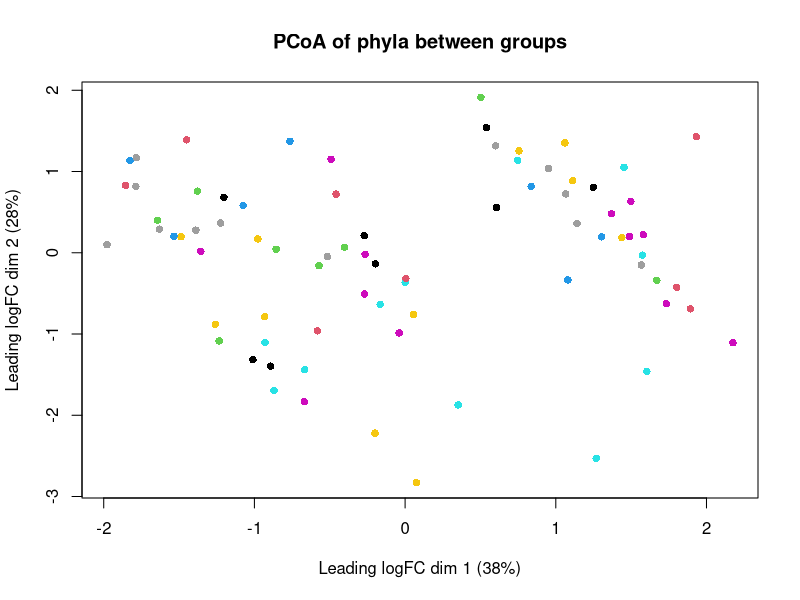
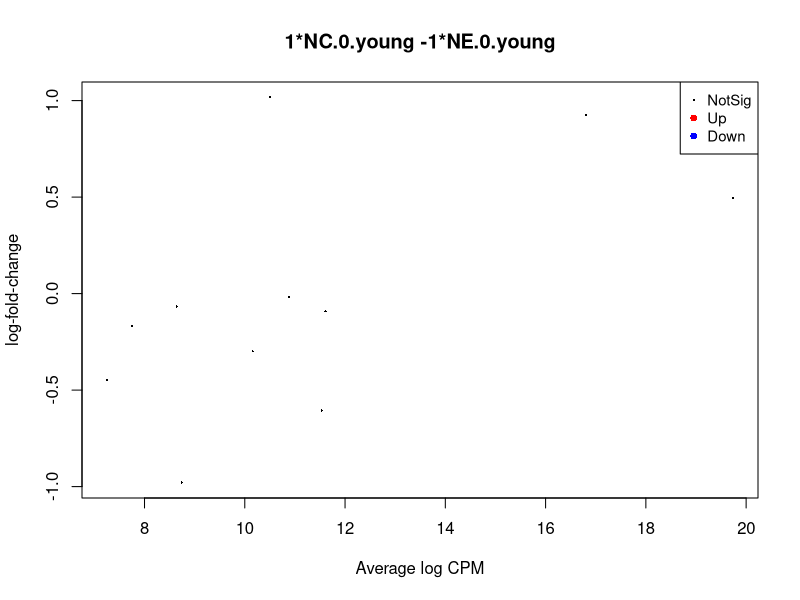

Reproduce these figures in R, in order. (Note: this script raises an error after producing the figures.)
library(tidyverse)
library(edgeR)

df <- read_csv('wf-metagenomics-counts-phylum.csv')%>%
  select(-c(MEY15_cntrl))%>%
  rename(name := !!names(.)[1])%>% #rename first col to "name"
  select(1:(which(names(.) == "total") - 1))%>%
  pivot_longer(!name, names_to = 'Group', values_to = 'value')%>%
  as_tibble()%>%
  group_by(Group)%>%
  mutate(total = sum(value))%>%
  #filter(total > 1800)
  group_by(name)%>%
  mutate(total = sum(value))%>% 
  filter(total !=0)%>%
  ungroup() %>%
  select(-total)%>%
  pivot_wider(Group, names_from = name)%>%
  as.data.frame()

df2 <- as_tibble(df$Group)
df2 <- df2 %>% rename(SampleID = value)
df2 <- df2 %>%
  mutate(SampleID = ifelse(str_sub(SampleID, -2) == "_7", str_replace(SampleID, "_7$", "_6"), SampleID))
df2 <- df2%>%
  mutate(Timepoint = case_when(
    str_detect(SampleID, "_0") ~ "0",
    str_detect(SampleID, "_1") ~ "1",
    str_detect(SampleID, "_2") ~ "2",
    str_detect(SampleID, "_3") ~ "3",
    str_detect(SampleID, "_4") ~ "4",
    str_detect(SampleID, "_5") ~ "5",
    str_detect(SampleID, "_6") ~ "6",
    str_detect(SampleID, "_7") ~ "7",
    str_detect(SampleID, "_8") ~ "8",
    str_detect(SampleID, "_9") ~ "9"
  ), SampleID = str_replace(SampleID, "_[0-9]$", ""))
metadata <- read_csv("Metadata.csv")
df2 <-   left_join(df2, metadata, by = 'SampleID')
# Adding age treatment column
columns_to_convert <- setdiff(names(df2), c("SampleID", "Treatment", "Sex", "Timepoint"))
df2 <- df2 %>%
  mutate_at(vars(columns_to_convert), as.numeric)%>%
  mutate(Age = ifelse(substr(SampleID, 3, 3) == "O", "old", 
                      ifelse(substr(SampleID, 3, 3) == "Y", "young", NA)))

# df2 is our design dataframe, df is our count dataframe
Group <- factor(paste(df2$Treatment, df2$Timepoint, df2$Age, sep="."))
Age <- factor(df2$Age)
Treatment <- factor(df2$Treatment)
Timepoint <- factor(df2$Timepoint)
cbind(df2, Group=Group, Treatment=Treatment, Timepoint=Timepoint, Age=Age)

design <- model.matrix(~0+Group)
colnames(design) <- levels(Group)

# Need count matrix of species with Samples as column names, and Species as rownames
df3 <- read_csv('wf-metagenomics-counts-phylum.csv')%>%
  select(-MEY15_cntrl)%>%
  select(-c(total, superkingdom, kingdom,tax))%>%
  rename_with(~str_replace(., "_7$", "_6"), ends_with("_7"))%>%
  as.data.frame()

row_names <- df3[, 1]  # Extract the values from the first column
df3 <- df3[, -1]  # Remove the first column from the data frame
rownames(df3) <- row_names
df3 <- as.matrix(df3)

d <- DGEList(counts = df3, group = Group)
keep <- filterByExpr(d, group=Group)
d <- d[keep, , keep.lib.sizes=FALSE]
d <- estimateDisp(d)
d <- calcNormFactors(d)

# MDS plot
cpm <- cpm(d)%>%
  as.data.frame()
logcpm <- cpm(d, log=TRUE)



plotMDS(d, top = 1000, col = as.numeric(d$samples$group), pch = 16,
        main = "PCoA of phyla between groups")
fit <- glmQLFit(d, design)
tr <- glmTreat(fit, coef = 2, lfc = 1)
topTags(tr)

my.contrasts <- makeContrasts(
  # Within young comparisons
  NE.0.youngvsNC.0.young = NC.0.young-NE.0.young,
  NE.6.youngvsNC.6.young = NC.6.young-NE.6.young,
  NE.0.youngvsNE.6.young = NE.6.young-NE.0.young,
  NC.0.youngvsNC.6.young = NC.6.young-NC.0.young,
  
  # Within old comparisons
  NE.0.oldvsNC.0.old = NC.0.old-NE.0.old,
  NE.6.oldvsNC.6.old = NC.6.old-NE.6.old,
  NE.0.oldvsNE.6.old = NE.6.old-NE.0.old,
  NC.0.oldvsNC.6.old = NC.6.old-NC.0.old,
  
  # Between age comparisons
  NE.0.youngvsNE.0.old = NE.0.young-NE.0.old,
  NE.6.youngvsNE.6.old = NE.6.young-NE.6.old,
  
  NC.0.youngvsNC.0.old = NC.0.young-NC.0.old,
  NC.6.youngvsNC.6.old = NC.6.young-NC.6.old,
  
  # Between age overall
  
  
  
  levels = design
  
)

# Can look at total counts per million by group
group_cpm <- cpmByGroup(d)


## All plots are with regard to second group in title. So if downregulate, it
## means it was expressed less in the second group

qlf <- glmQLFTest(fit, contrast=my.contrasts[,"NE.0.youngvsNC.0.young"])
test_NE.0.youngvsNC.0.young <- qlf$table%>%
  mutate_all(as.numeric)%>%
  filter(PValue < 0.05)
plotMD(qlf)
# Filter for features with significant adj p-value (FDR < 0.05)
#res <- as.data.frame(topTags(qlf, n = 3, sort.by = "p.value"))%>%
#  filter(FDR < 0.05)
#text(res$logCPM, res$logFC, labels = rownames(res), col = "black", cex = 0.5,
#     pos = 3)
is.de <- decideTestsDGE(qlf)
summary(is.de)

# Plot species by comparison
#res2 = res%>%
#  rownames_to_column(var = "tax")
y = as.data.frame(group_cpm)%>%
  select(c("NE.0.young","NC.0.young"))%>%
  rownames_to_column(var="tax")
y = inner_join(y,res2,by='tax')
y <- pivot_longer(y, cols = 2:3,
                  names_to = "group",
                  values_to = "value")
y$comparison <- 'NE.0.youngvsNC.0.young'
# all.comp will be master dataframe for bar charts
all.comp <- y
#ggplot(all.comp, aes(x = group, y = value, fill = tax)) +
  # Implement a grouped bar chart
#  geom_bar(position = "dodge", stat = "identity")

qlf <- glmQLFTest(fit, contrast=my.contrasts[,"NE.6.oldvsNC.6.old"])
test_NE.6.oldvsNC.6.old <- qlf$table%>%
  mutate_all(as.numeric)%>%
  filter(PValue < 0.05)
is.de <- decideTestsDGE(qlf)
topTags(qlf)
plotMD(qlf)
# Filter for features with significant adj p-value (FDR < 0.05)
res <- as.data.frame(topTags(qlf, sort.by = "p.value", n=4))%>%
  filter(FDR < 0.05)
#text(res$logCPM, res$logFC, labels = rownames(res), col = "black", cex = 0.5,
#     pos = 3)
is.de <- decideTestsDGE(qlf)
summary(is.de)
# Plot species by comparison
res2 = res%>%
  rownames_to_column(var = "tax")
y = as.data.frame(group_cpm)%>%
  select(c("NE.6.old","NC.6.old"))%>%
  rownames_to_column(var="tax")
y = inner_join(y,res2,by='tax')
y <- pivot_longer(y, cols = 2:3,
                  names_to = "group",
                  values_to = "value")
y$comparison <- 'NE.6.oldvsNC.6.old'
all.comp <- rbind(all.comp, y)

qlf <- glmQLFTest(fit, contrast=my.contrasts[,"NE.6.youngvsNC.6.young"])
test_NE.6.youngvsNC.6.young <- qlf$table%>%
  mutate_all(as.numeric)%>%
  filter(PValue < 0.05)
is.de <- decideTestsDGE(qlf)
summary(is.de)
topTags(qlf)
plotMD(qlf)
# Filter for features with significant adj p-value (FDR < 0.05)
res <- as.data.frame(topTags(qlf))%>%
 filter(FDR < 0.05)
#text(res$logCPM, res$logFC, labels = rownames(res), col = "black", cex = 0.5,
#       pos = 3)
is.de <- decideTestsDGE(qlf)
summary(is.de)
# ^ No DE species
# Plot species by comparison
res2 = res%>%
  rownames_to_column(var = "tax")
y = as.data.frame(group_cpm)%>%
  select(c("NE.6.young","NC.6.young"))%>%
  rownames_to_column(var="tax")
y = inner_join(y,res2,by='tax')
y <- pivot_longer(y, cols = 2:3,
                  names_to = "group",
                  values_to = "value")
y$comparison <- 'NE.6.youngvsNC.6.young'
all.comp <- rbind(all.comp, y)

qlf <- glmQLFTest(fit, contrast=my.contrasts[,"NE.0.youngvsNE.6.young"])
test_NE.0.youngvsNE.6.young <- qlf$table%>%
  mutate_all(as.numeric)%>%
  filter(PValue < 0.05)
is.de <- decideTestsDGE(qlf)
topTags(qlf)
plotMD(qlf)
# Filter for features with significant adj p-value (FDR < 0.05)
res <- as.data.frame(topTags(qlf, n=2, sort.by='p.value'))%>%
  filter(FDR < 0.05)
text(res$logCPM, res$logFC, labels = rownames(res), col = "black", cex = 0.5,
     pos = 3)
is.de <- decideTestsDGE(qlf)
summary(is.de)

# Plot species by comparison
res2 = res%>%
  rownames_to_column(var = "tax")
y = as.data.frame(group_cpm)%>%
  select(c("NE.0.young","NE.6.young"))%>%
  rownames_to_column(var="tax")
y = inner_join(y,res2,by='tax')
y <- pivot_longer(y, cols = 2:3,
                  names_to = "group",
                  values_to = "value")
y$comparison <- 'NE.0.youngvsNE.6.young'
all.comp <- rbind(all.comp, y)

qlf <- glmQLFTest(fit, contrast=my.contrasts[,"NC.0.youngvsNC.6.young"])
test_NC.0.youngvsNC.6.young <- qlf$table%>%
  mutate_all(as.numeric)%>%
  filter(PValue < 0.05)
is.de <- decideTestsDGE(qlf)
topTags(qlf)
plotMD(qlf)
# Filter for features with significant adj p-value (FDR < 0.05)
res <- as.data.frame(topTags(qlf, n = 2))%>%
  filter(FDR < 0.05)
#text(res$logCPM, res$logFC, labels = rownames(res), col = "black", cex = 0.5,
#     pos = 3)
is.de <- decideTestsDGE(qlf)
summary(is.de)

# Plot species by comparison
res2 = res%>%
  rownames_to_column(var = "tax")
y = as.data.frame(group_cpm)%>%
  select(c("NC.0.young","NC.6.young"))%>%
  rownames_to_column(var="tax")
y = inner_join(y,res2,by='tax')
y <- pivot_longer(y, cols = 2:3,
                  names_to = "group",
                  values_to = "value")
y$comparison <- 'NC.0.youngvsNC.6.young'
all.comp <- rbind(all.comp, y)

qlf <- glmQLFTest(fit, contrast=my.contrasts[,"NE.0.oldvsNC.0.old"])
test_NE.0.oldvsNC.0.old <- qlf$table%>%
  mutate_all(as.numeric)%>%
  filter(PValue < 0.05)
is.de <- decideTestsDGE(qlf)
summary(is.de)
topTags(qlf)
plotMD(qlf)
# Filter for features with significant adj p-value (FDR < 0.05)
res <- as.data.frame(topTags(qlf, n=1))%>%
  filter(FDR < 0.05)
text(res$logCPM, res$logFC, labels = rownames(res), col = "black", cex = 0.5,
     pos = 3)
is.de <- decideTestsDGE(qlf)
summary(is.de)

# Plot species by comparison
res2 = res%>%
  rownames_to_column(var = "tax")
y = as.data.frame(group_cpm)%>%
  select(c("NE.0.old","NC.0.old"))%>%
  rownames_to_column(var="tax")
y = inner_join(y,res2,by='tax')
y <- pivot_longer(y, cols = 2:3,
                  names_to = "group",
                  values_to = "value")
y$comparison <- 'NE.0.oldvsNC.0.old'
all.comp <- rbind(all.comp, y)

qlf <- glmQLFTest(fit, contrast=my.contrasts[,"NE.0.oldvsNE.6.old"])
test_NE.0.oldvsNE.6.old <- qlf$table%>%
  mutate_all(as.numeric)%>%
  filter(PValue < 0.05)
is.de <- decideTestsDGE(qlf)
topTags(qlf)
plotMD(qlf)
# Filter for features with significant adj p-value (FDR < 0.05)
res <- as.data.frame(topTags(qlf, n=12))%>%
  filter(FDR < 0.05)
#text(res$logCPM, res$logFC, labels = rownames(res), col = "black", cex = 0.5,
#     pos = 3)
is.de <- decideTestsDGE(qlf)
summary(is.de)

# Plot species by comparison
res2 = res%>%
  rownames_to_column(var = "tax")
y = as.data.frame(group_cpm)%>%
  select(c("NE.0.old","NE.6.old"))%>%
  rownames_to_column(var="tax")
y = inner_join(y,res2,by='tax')
y <- pivot_longer(y, cols = 2:3,
                  names_to = "group",
                  values_to = "value")
y$comparison <- 'NE.0.oldvsNE.6.old'
all.comp <- rbind(all.comp, y)


qlf <- glmQLFTest(fit, contrast=my.contrasts[,"NC.0.oldvsNC.6.old"])
test_NC.0.oldvsNC.6.old <- qlf$table%>%
  mutate_all(as.numeric)%>%
  filter(PValue < 0.05)
is.de <- decideTestsDGE(qlf)
topTags(qlf)
plotMD(qlf)
# Filter for features with significant adj p-value (FDR < 0.05)
res <- as.data.frame(topTags(qlf, n=1))%>%
  filter(FDR < 0.05)
#  text(res$logCPM, res$logFC, labels = rownames(res), col = "black", cex = 0.5,
#       pos = 3)
is.de <- decideTestsDGE(qlf)
summary(is.de)

# Plot species by comparison
res2 = res%>%
  rownames_to_column(var = "tax")
y = as.data.frame(group_cpm)%>%
  select(c("NC.0.old","NC.6.old"))%>%
  rownames_to_column(var="tax")
y = inner_join(y,res2,by='tax')
y <- pivot_longer(y, cols = 2:3,
                  names_to = "group",
                  values_to = "value")
y$comparison <- 'NC.0.oldvsNC.6.old'
all.comp <- rbind(all.comp, y)

qlf <- glmQLFTest(fit, contrast=my.contrasts[,"NE.0.youngvsNE.0.old"])
test_NE.0.youngvsNE.0.old <- qlf$table%>%
  mutate_all(as.numeric)%>%
  filter(PValue < 0.05)
is.de <- decideTestsDGE(qlf)
topTags(qlf, n=100)
plotMD(qlf)
# Filter for features with significant adj p-value (FDR < 0.05)
res <- as.data.frame(topTags(qlf, n=84))%>%
  filter(FDR < 0.05)
#text(res$logCPM, res$logFC, labels = rownames(res), col = "black", cex = 0.5,
#     pos = 3)
is.de <- decideTestsDGE(qlf)
summary(is.de)

# Plot species by comparison
res2 = res%>%
  rownames_to_column(var = "tax")
y = as.data.frame(group_cpm)%>%
  select(c("NE.0.young","NE.0.old"))%>%
  rownames_to_column(var="tax")
y = inner_join(y,res2,by='tax')
y <- pivot_longer(y, cols = 2:3,
                  names_to = "group",
                  values_to = "value")
y$comparison <- 'NE.0.youngvsNE.0.old'
all.comp <- rbind(all.comp, y)

qlf <- glmQLFTest(fit, contrast=my.contrasts[,"NE.6.youngvsNE.6.old"])
test_NE.6.youngvsNE.6.old <- qlf$table%>%
  mutate_all(as.numeric)%>%
  filter(PValue < 0.05)
is.de <- decideTestsDGE(qlf)
topTags(qlf)
plotMD(qlf)
# Filter for features with significant adj p-value (FDR < 0.05)
res <- as.data.frame(topTags(qlf, n=1))%>%
  filter(FDR < 0.05)
text(res$logCPM, res$logFC, labels = rownames(res), col = "black", cex = 0.5,
     pos = 3)
is.de <- decideTestsDGE(qlf)
summary(is.de)

# Plot species by comparison
res2 = res%>%
  rownames_to_column(var = "tax")
y = as.data.frame(group_cpm)%>%
  select(c("NE.6.young","NE.6.old"))%>%
  rownames_to_column(var="tax")
y = inner_join(y,res2,by='tax')
y <- pivot_longer(y, cols = 2:3,
                  names_to = "group",
                  values_to = "value")
y$comparison <- 'NE.6.youngvsNE.6.old'
all.comp <- rbind(all.comp, y)

qlf <- glmQLFTest(fit, contrast=my.contrasts[,"NC.0.youngvsNC.0.old"])
test_NC.0.youngvsNC.0.old <- qlf$table%>%
  mutate_all(as.numeric)%>%
  filter(PValue < 0.05)
is.de <- decideTestsDGE(qlf)
topTags(qlf)
plotMD(qlf)
# Filter for features with significant adj p-value (FDR < 0.05)
res <- as.data.frame(topTags(qlf, n = 28))%>%
  filter(FDR < 0.05)
text(res$logCPM, res$logFC, labels = rownames(res), col = "black", cex = 0.5,
     pos = 3)
is.de <- decideTestsDGE(qlf)
summary(is.de)

# Plot species by comparison
res2 = res%>%
  rownames_to_column(var = "tax")
y = as.data.frame(group_cpm)%>%
  select(c("NC.0.young","NC.0.old"))%>%
  rownames_to_column(var="tax")
y = inner_join(y,res2,by='tax')
y <- pivot_longer(y, cols = 2:3,
                  names_to = "group",
                  values_to = "value")
y$comparison <- 'NC.0.youngvsNC.0.old'
all.comp <- rbind(all.comp, y)

qlf <- glmQLFTest(fit, contrast=my.contrasts[,"NC.6.youngvsNC.6.old"])
test_NC.6.youngvsNC.6.old <- qlf$table%>%
  mutate_all(as.numeric)%>%
  filter(PValue < 0.05)
is.de <- decideTestsDGE(qlf)
topTags(qlf)
plotMD(qlf)
# Filter for features with significant adj p-value (FDR < 0.05)
res <- as.data.frame(topTags(qlf, n=6))%>%
  filter(FDR < 0.05)
#text(res$logCPM, res$logFC, labels = rownames(res), col = "black", cex = 0.5,
#     pos = 3)
is.de <- decideTestsDGE(qlf)
summary(is.de)

# Plot species by comparison
res2 = res%>%
  rownames_to_column(var = "tax")
y = as.data.frame(group_cpm)%>%
  select(c("NC.6.young","NC.6.old"))%>%
  rownames_to_column(var="tax")
y = inner_join(y,res2,by='tax')
y <- pivot_longer(y, cols = 2:3,
                  names_to = "group",
                  values_to = "value")
y$comparison <- 'NC.6.youngvsNC.6.old'
all.comp <- rbind(all.comp, y)

# -----------------------------------------------

library(gridExtra)



bar.plots <- all.comp%>%
  filter(comparison %in% c("NC.0.youngvsNC.6.young",
                           "NC.0.oldvsNC.0.old",
                           "NE.0.youngvsNE.6.young",
                           "NE.0.oldvsNE.6.old"))
# Plotting all comparisons 
ggplot(bar.plots, aes(x = group, y = value, fill = tax)) +
  # Implement a grouped bar chart
  geom_bar(position = "dodge", stat = "identity") + 
  facet_wrap(~comparison, scales = "free") + 
  theme_bw() + 
  ylab("counts per million (cpm)") + 
  guides(fill = guide_legend(ncol = 1))
# ----------------------------------------------
# Comparing the change in ex old to ex young and contrl old to control young







# ----------------------------------------------
# Below pools all the treatment groups together mainly just to look 
# At differences between ages initially at the 0 timepoint



# df2 is our design dataframe, df is our count dataframe
df4 <- df2
Group2 <- factor(paste(df4$Age,df4$Timepoint, sep="."))
Age2 <- factor(df2$Age)
Timepoint2 <- factor(df2$Timepoint)
cbind(df4, Group=Group, Treatment=Treatment, Timepoint=Timepoint, Age=Age)

design2 <- model.matrix(~0+Group2)
colnames(design2) <- levels(Group2)

d2 <- DGEList(counts = df3, group = Group2)
keep <- filterByExpr(d2, group=Group2)
d2 <- d2[keep, , keep.lib.sizes=FALSE]
d2 <- estimateDisp(d2)
d2 <- calcNormFactors(d2)

# MDS plot
cpm <- cpm(d2)%>%
  as.data.frame()
logcpm <- cpm(d2, log=TRUE)



plotMDS(d2, top = 1000, col = as.numeric(d2$samples$group))
fit2 <- glmQLFit(d2, design2)
tr2 <- glmTreat(fit2, coef = 2, lfc = 1)
topTags(tr2)

my.contrasts2 <- makeContrasts(
  
  old.0vsyoung.0 = old.0 - young.0,
  old.6vsyoung.6 = old.6 - young.6,
  
  
  
  
  levels = design2
  
)

qlf <- glmQLFTest(fit2, contrast=my.contrasts2[,"old.0vsyoung.0"])
is.de <- decideTestsDGE(qlf)
topTags(qlf)
plotMD(qlf)
# Filter for features with significant adj p-value (FDR < 0.05)
res <- as.data.frame(topTags(qlf, n=2))%>%
  filter(FDR < 0.05)
text(res$logCPM, res$logFC, labels = rownames(res), col = "black", cex = 0.5,
     pos = 3)
is.de <- decideTestsDGE(qlf)
summary(is.de)


qlf <- glmQLFTest(fit2, contrast=my.contrasts2[,"old.6vsyoung.6"])
is.de <- decideTestsDGE(qlf)
topTags(qlf)
plotMD(qlf)
summary(is.de)
# Filter for features with significant adj p-value (FDR < 0.05)
res <- as.data.frame(topTags(qlf, n=4))%>%
  filter(FDR < 0.05)
text(res$logCPM, res$logFC, labels = rownames(res), col = "black", cex = 0.5,
     pos = 3)
is.de <- decideTestsDGE(qlf)
summary(is.de)

# ---------------------------------
# Relative abundance plot



rel.abund.table <- cpm
rel.abund.table$phylum <- rownames(rel.abund.table)
rel.abund.table <- rel.abund.table[, c(ncol(rel.abund.table), 1:(ncol(rel.abund.table)-1))]
# Restore default row names
row.names(rel.abund.table) <- NULL
rel.abund.table <- rel.abund.table%>%
  pivot_longer(cols = -phylum, names_to = 'SampleID', values_to = 'cpm')

rel.abund.table <- rel.abund.table %>%
  mutate(Timepoint = case_when(
    str_detect(SampleID, "_0") ~ "0",
    str_detect(SampleID, "_1") ~ "1",
    str_detect(SampleID, "_2") ~ "2",
    str_detect(SampleID, "_3") ~ "3",
    str_detect(SampleID, "_4") ~ "4",
    str_detect(SampleID, "_5") ~ "5",
    str_detect(SampleID, "_6") ~ "6",
    str_detect(SampleID, "_7") ~ "7",
    str_detect(SampleID, "_8") ~ "8",
    str_detect(SampleID, "_9") ~ "9"
  ), SampleID = str_replace(SampleID, "_[0-9]$", ""))%>%
  left_join(metadata, by = "SampleID") %>%
  mutate(Age = ifelse(substr(SampleID, 3, 3) == "O", "old", 
                      ifelse(substr(SampleID, 3, 3) == "Y", "young", NA)))%>%
  mutate(Treatment_time = paste(Age, Treatment, Timepoint, sep = "_"))

x <- rel.abund.table %>%
  group_by(Treatment_time, phylum)%>%
  summarize(total_cpm = mean(cpm))%>%
  ungroup()%>%
  group_by(Treatment_time) %>%
  mutate(abundance = total_cpm/sum(total_cpm)*100)%>%
  ungroup()

ggplot(data = x,aes(x = Treatment_time, y = abundance, fill = phylum)) + 
  geom_bar(stat = "identity")+ theme_minimal()  +
  theme(axis.text.x = element_text(size = 12))


# -------------------------------------------------
# Trimming all.comp to use for excel heatmap

heat.df <- all.comp %>%
  select(c('tax', 'logFC', 'comparison'))%>%
  filter(comparison %in% c('NE.0.youngvsNE.6.young',
                           'NC.0.youngvsNC.6.young',
                           'NE.0.oldvsNE.6.old',
                           'NC.0.oldvsNC.6.old'))%>%
  distinct(logFC, .keep_all=T)%>%
  pivot_wider(names_from = comparison, values_from = logFC)%>%
  as.data.frame()

heat.df[is.na(heat.df)] <- 0
ylab <- heat.df[,1]
rownames(heat.df) <- heat.df[,1]
heat.df <- heat.df[,-1]%>%
  as.matrix()

heatmap(heat.df, labRow = ylab,
        Colv = NA,
        Rowv = NA,
        las = 2)
legend("topleft", legend = c("Low", "Medium", "High"), fill = heat.colors(4))
